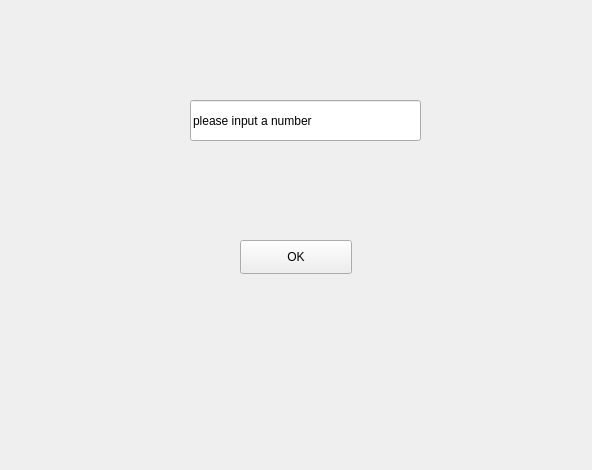
<?xml version="1.0" encoding="UTF-8"?>
<ui version="4.0">
 <class>Form</class>
 <widget class="QWidget" name="Form">
  <property name="geometry">
   <rect>
    <x>0</x>
    <y>0</y>
    <width>592</width>
    <height>470</height>
   </rect>
  </property>
  <property name="windowTitle">
   <string>Form</string>
  </property>
  <widget class="QLineEdit" name="lineEdit">
   <property name="geometry">
    <rect>
     <x>190</x>
     <y>100</y>
     <width>231</width>
     <height>41</height>
    </rect>
   </property>
   <property name="text">
    <string>please input a number</string>
   </property>
  </widget>
  <widget class="QPushButton" name="pushButton">
   <property name="geometry">
    <rect>
     <x>240</x>
     <y>240</y>
     <width>112</width>
     <height>34</height>
    </rect>
   </property>
   <property name="toolTip">
    <string>&lt;b&gt;please input a number&lt;/b&gt;</string>
   </property>
   <property name="text">
    <string>OK</string>
   </property>
  </widget>
 </widget>
 <resources/>
 <connections/>
</ui>
